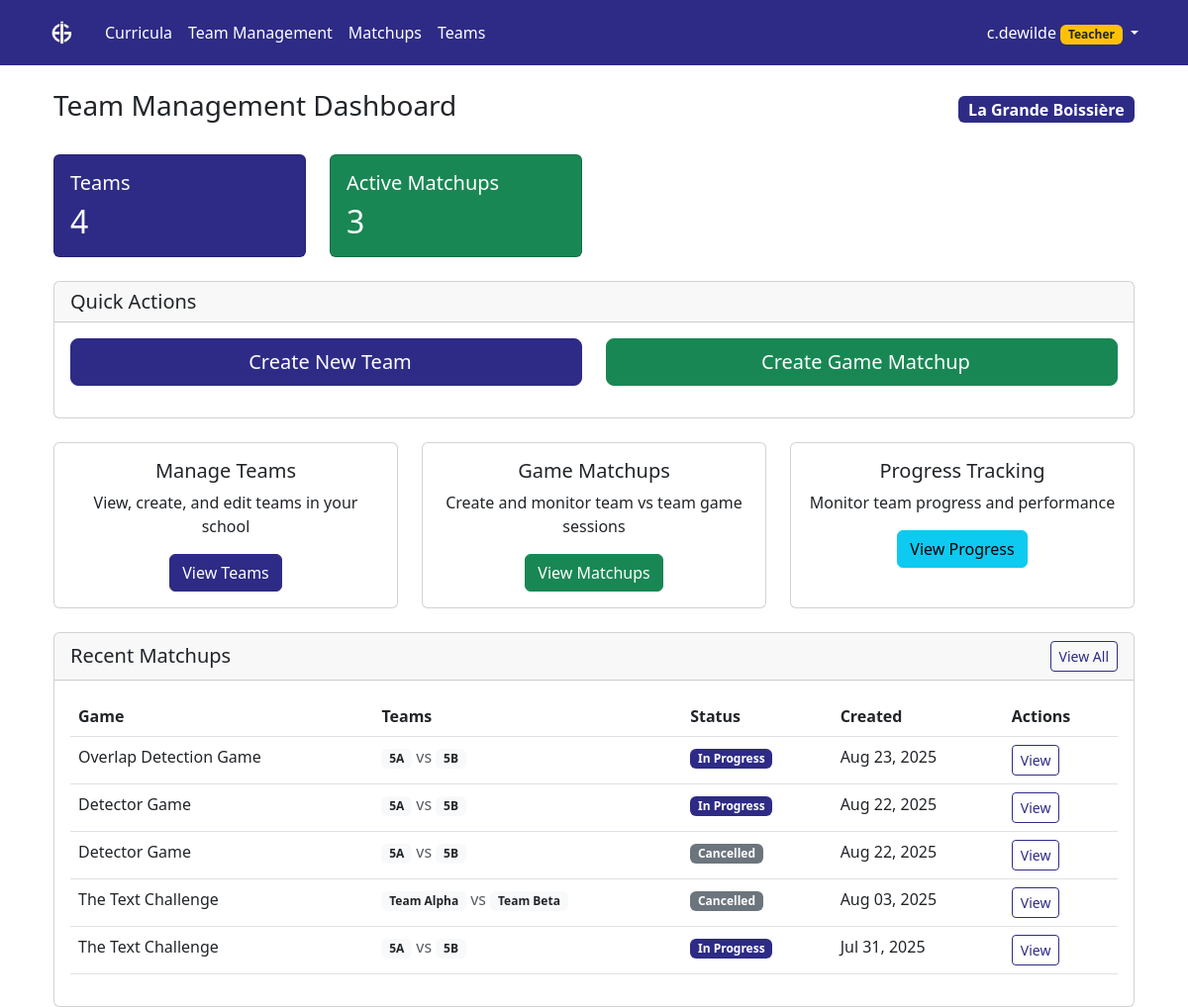
Page /aigames/team-management/ (signed in) on the earlier database version.
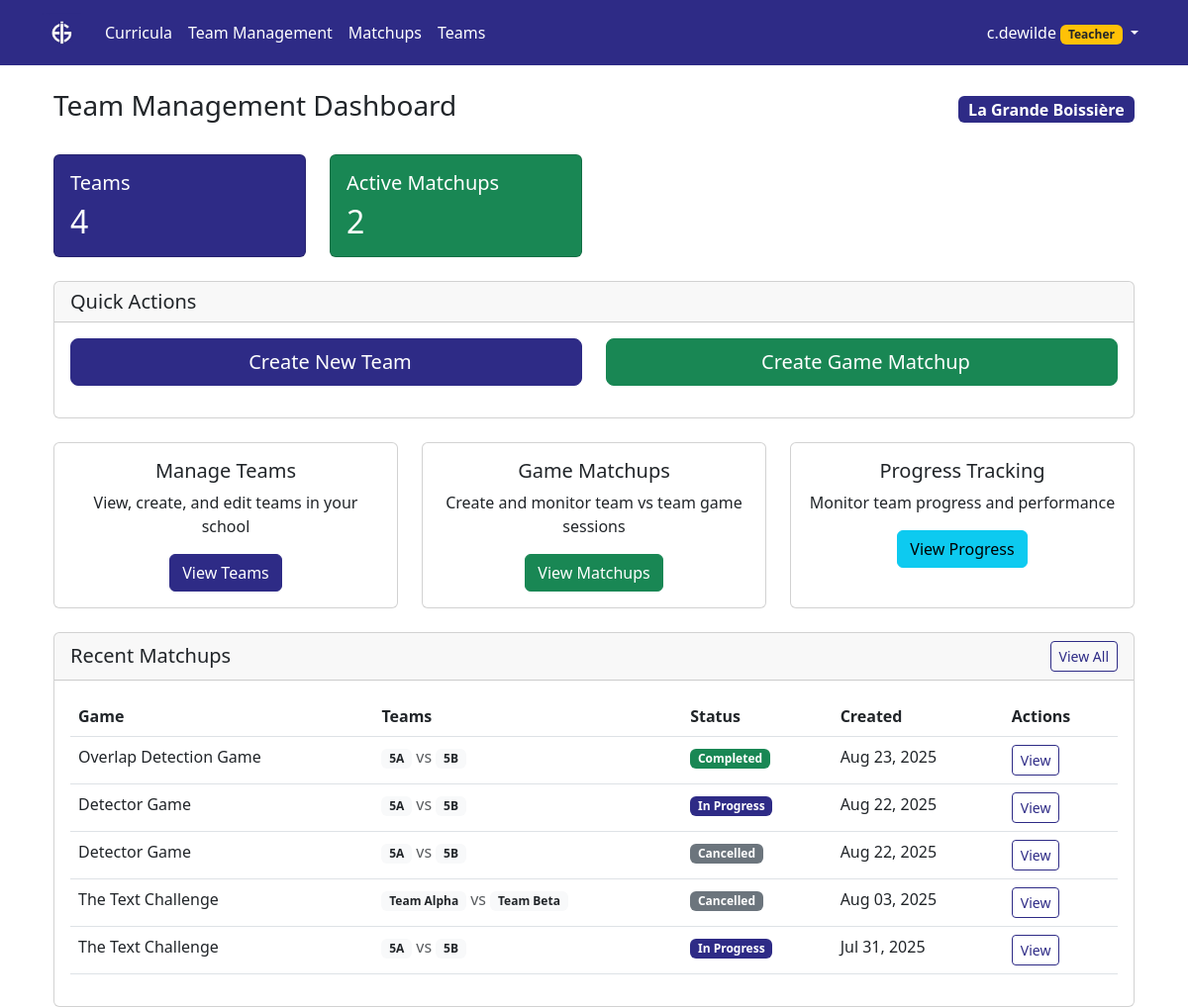
Same page on the later database version.
### aigames/models.py (models this page shows, shortened)
class GameMatchup(models.Model):
    MATCHUP_STATUS_CHOICES = [
        ('scheduled', 'Scheduled'),
        ('in_progress', 'In Progress'),
        ('completed', 'Completed'),
        ('cancelled', 'Cancelled'),
    ]
    ai_game = models.ForeignKey(AiGame, on_delete=models.CASCADE, related_name='matchups')
    team1 = models.ForeignKey(Team, on_delete=models.CASCADE, related_name='matchups_as_team1')
    team2 = models.ForeignKey(Team, on_delete=models.CASCADE, related_name='matchups_as_team2')
    school = models.ForeignKey(School, on_delete=models.CASCADE, related_name='game_matchups')
    created_by = models.ForeignKey(User, on_delete=models.CASCADE, related_name='created_matchups')
    status = models.CharField(max_length=20, choices=MATCHUP_STATUS_CHOICES, default='scheduled')
    scheduled_date = models.DateTimeField(null=True, blank=True, help_text="When the game is scheduled to be played")
    started_at = models.DateTimeField(null=True, blank=True)
    completed_at = models.DateTimeField(null=True, blank=True)
    notes = models.TextField(blank=True, help_text="Teacher notes about this matchup")
    created_at = models.DateTimeField(auto_now_add=True)
    updated_at = models.DateTimeField(auto_now=True)
    class Meta:
        ordering = ['-created_at']

class AiGame(models.Model):
    title = models.CharField(max_length=255)
    description = models.TextField(blank=True)
    created_at = models.DateTimeField(auto_now_add=True)
    updated_at = models.DateTimeField(auto_now=True)
    class Meta:
        ordering = ['title']

class Team(models.Model):
    name = models.CharField(max_length=255)  # Team names unique per school
    description = models.TextField(blank=True)
    school = models.ForeignKey(School, on_delete=models.CASCADE, related_name='teams')
    created_by = models.ForeignKey(User, on_delete=models.CASCADE, related_name='created_teams')
    members = models.ManyToManyField(User, through='TeamMembership', related_name='teams')
    games = models.ManyToManyField(AiGame, through='TeamGameParticipation', related_name='participating_teams')
    is_active = models.BooleanField(default=True)
    created_at = models.DateTimeField(auto_now_add=True)
    updated_at = models.DateTimeField(auto_now=True)
    class Meta:
        ordering = ['name']
        unique_together = ['school', 'name']  # Team names must be unique within each school

### aigames/views.py (the view)
# urls.py: path('team-management/', views.team_management_dashboard, name='team_management_dashboard'),
@login_required
@user_passes_test(can_create_teams)
def team_management_dashboard(request):
    user_school = request.user.profile.school
    school_teams = Team.objects.filter(school=user_school, is_active=True).order_by('name')
    all_school_matchups = GameMatchup.objects.filter(school=user_school).order_by('-created_at')
    total_teams = school_teams.count()
    active_matchups = all_school_matchups.filter(status__in=['scheduled', 'in_progress']).count()
    school_matchups = all_school_matchups[:10]
    context = {
        'school_teams': school_teams,
        'school_matchups': school_matchups,
        'total_teams': total_teams,
        'active_matchups': active_matchups,
        'user_school': user_school,
    }
    return render(request, 'aigames/team_management_dashboard.html', context)

### aigames/models.py (called while the page is built)
    @property
    def logo_url(self):
        if self.logo:
            return self.logo.url
        return None

    @property
    def can_create_teams(self):
        return self.role in ['teacher', 'admin']

    @property
    def can_create_games(self):
        return self.role == 'admin'

    @property
    def can_modify_syllabus(self):
        return self.role == 'admin'

### aigames/views.py (called while the page is built)
def can_create_teams(user):
    if not user.is_authenticated:
        return False
    try:
        return user.profile.can_create_teams
    except UserProfile.DoesNotExist:
        return False

### aigames/templates/aigames/team_management_dashboard.html (shortened to what the changed rows need)
{% extends 'syllabus/base.html' %}
{% block content %}
<div class="container-fluid">
    <div class="row">
        <div class="col-12">
            <div class="d-flex justify-content-between align-items-center mb-4">
                <h1 class="h3">Team Management Dashboard</h1>
            </div>
        </div>
    </div>
    <div class="row mb-4">
        <div class="col-md-3">
            <div class="card text-white bg-primary">
                <div class="card-body">
                    <div class="d-flex justify-content-between">
                        <div>
                            <h2 class="mb-0">{{ total_teams }}</h2>
                        </div>
                    </div>
                </div>
            </div>
        </div>
        <div class="col-md-3">
            <div class="card text-white bg-success">
                <div class="card-body">
                    <div class="d-flex justify-content-between">
                        <div>
                            <h5 class="card-title">Active Matchups</h5>
                            <h2 class="mb-0">{{ active_matchups }}</h2>
                        </div>
                    </div>
                </div>
            </div>
        </div>
    </div>
    {% if school_matchups %}
    <div class="row">
        <div class="col-12">
            <div class="card">
                <div class="card-body">
                    <div class="table-responsive">
                        <table class="table table-hover">
                            <thead>
                                <tr>
                                    <th>Game</th>
                                    <th>Teams</th>
                                    <th>Status</th>
                                    <th>Created</th>
                                    <th>Actions</th>
                                </tr>
                            </thead>
                            <tbody>
                                {% for matchup in school_matchups %}
                                <tr>
                                    <td>{{ matchup.ai_game.title }}</td>
                                    <td>
                                        <span class="badge bg-light text-dark">{{ matchup.team1.name }}</span>
                                        <span class="text-muted">vs</span>
                                        <span class="badge bg-light text-dark">{{ matchup.team2.name }}</span>
                                    </td>
                                    <td>
                                        {% if matchup.status == 'scheduled' %}
                                            <span class="badge bg-warning">{{ matchup.get_status_display }}</span>
                                        {% elif matchup.status == 'in_progress' %}
                                            <span class="badge bg-primary">{{ matchup.get_status_display }}</span>
                                        {% elif matchup.status == 'completed' %}
                                            <span class="badge bg-success">{{ matchup.get_status_display }}</span>
                                        {% else %}
                                            <span class="badge bg-secondary">{{ matchup.get_status_display }}</span>
                                        {% endif %}
                                    </td>
                                    <td>{{ matchup.created_at|date:"M d, Y" }}</td>
                                    <td>
                                        <a href="{% url 'aigames:game_matchup_detail' matchup.id %}" class="btn btn-sm btn-outline-primary">
                                             View
                                        </a>
                                    </td>
                                </tr>
                                {% endfor %}
                            </tbody>
                        </table>
                    </div>
                </div>
            </div>
        </div>
    </div>
    {% endif %}
</div>
{% endblock %}

Differences in the rows shown:
changed GameMatchup "Overlap Detection Game": status "In Progress" → "Completed"
Other differences:
{{ active_matchups }}: "3" → "2"
